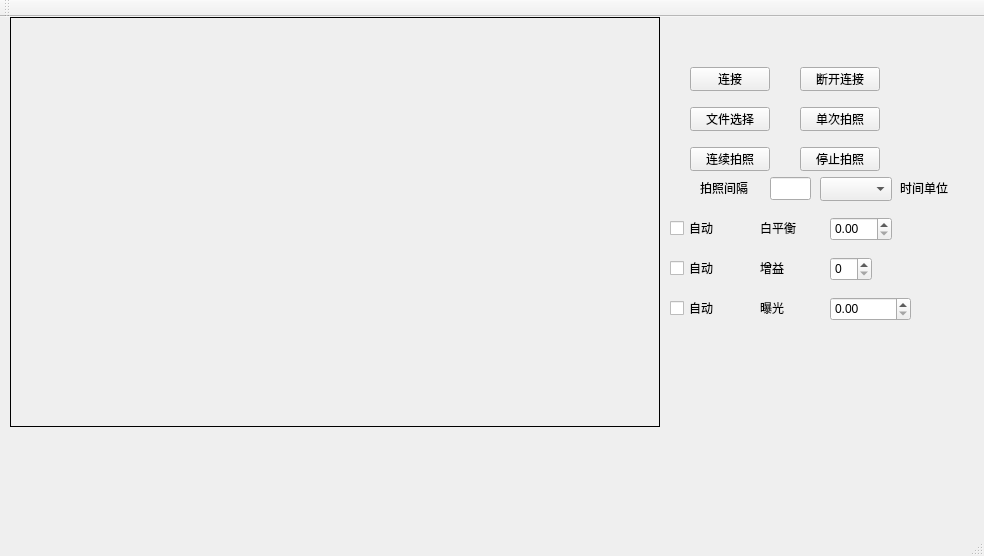
<?xml version="1.0" encoding="UTF-8"?>
<ui version="4.0">
 <class>OMRON_demoClass</class>
 <widget class="QMainWindow" name="OMRON_demoClass">
  <property name="geometry">
   <rect>
    <x>0</x>
    <y>0</y>
    <width>984</width>
    <height>556</height>
   </rect>
  </property>
  <property name="windowTitle">
   <string>OMRON_demo</string>
  </property>
  <widget class="QWidget" name="centralWidget">
   <widget class="QPushButton" name="ConnectBtn">
    <property name="geometry">
     <rect>
      <x>690</x>
      <y>50</y>
      <width>80</width>
      <height>24</height>
     </rect>
    </property>
    <property name="text">
     <string>连接</string>
    </property>
   </widget>
   <widget class="QLabel" name="displayLabel">
    <property name="geometry">
     <rect>
      <x>10</x>
      <y>0</y>
      <width>650</width>
      <height>410</height>
     </rect>
    </property>
    <property name="frameShape">
     <enum>QFrame::Panel</enum>
    </property>
    <property name="text">
     <string/>
    </property>
   </widget>
   <widget class="QPushButton" name="DisconnectBtn">
    <property name="geometry">
     <rect>
      <x>800</x>
      <y>50</y>
      <width>80</width>
      <height>24</height>
     </rect>
    </property>
    <property name="text">
     <string>断开连接</string>
    </property>
   </widget>
   <widget class="QDoubleSpinBox" name="whiteBalanceDoubleSpinBox">
    <property name="geometry">
     <rect>
      <x>830</x>
      <y>200</y>
      <width>62</width>
      <height>24</height>
     </rect>
    </property>
   </widget>
   <widget class="QDoubleSpinBox" name="exposureDoubleSpinBox">
    <property name="geometry">
     <rect>
      <x>830</x>
      <y>280</y>
      <width>81</width>
      <height>24</height>
     </rect>
    </property>
   </widget>
   <widget class="QLabel" name="label">
    <property name="geometry">
     <rect>
      <x>760</x>
      <y>200</y>
      <width>71</width>
      <height>21</height>
     </rect>
    </property>
    <property name="text">
     <string>白平衡</string>
    </property>
   </widget>
   <widget class="QLabel" name="label_2">
    <property name="geometry">
     <rect>
      <x>760</x>
      <y>240</y>
      <width>71</width>
      <height>21</height>
     </rect>
    </property>
    <property name="text">
     <string>增益</string>
    </property>
   </widget>
   <widget class="QLabel" name="label_3">
    <property name="geometry">
     <rect>
      <x>760</x>
      <y>280</y>
      <width>71</width>
      <height>21</height>
     </rect>
    </property>
    <property name="text">
     <string>曝光</string>
    </property>
   </widget>
   <widget class="QSpinBox" name="gainSpinBox">
    <property name="geometry">
     <rect>
      <x>830</x>
      <y>240</y>
      <width>42</width>
      <height>24</height>
     </rect>
    </property>
   </widget>
   <widget class="QCheckBox" name="AWB_btn">
    <property name="geometry">
     <rect>
      <x>670</x>
      <y>200</y>
      <width>81</width>
      <height>22</height>
     </rect>
    </property>
    <property name="text">
     <string>自动</string>
    </property>
   </widget>
   <widget class="QCheckBox" name="AGC_btn">
    <property name="geometry">
     <rect>
      <x>670</x>
      <y>240</y>
      <width>81</width>
      <height>22</height>
     </rect>
    </property>
    <property name="text">
     <string>自动</string>
    </property>
   </widget>
   <widget class="QCheckBox" name="AE_btn">
    <property name="geometry">
     <rect>
      <x>670</x>
      <y>280</y>
      <width>81</width>
      <height>22</height>
     </rect>
    </property>
    <property name="text">
     <string>自动</string>
    </property>
   </widget>
   <widget class="QPushButton" name="pathbtn">
    <property name="geometry">
     <rect>
      <x>690</x>
      <y>90</y>
      <width>80</width>
      <height>24</height>
     </rect>
    </property>
    <property name="text">
     <string>文件选择</string>
    </property>
   </widget>
   <widget class="QPushButton" name="captureSinglebtn">
    <property name="geometry">
     <rect>
      <x>800</x>
      <y>90</y>
      <width>80</width>
      <height>24</height>
     </rect>
    </property>
    <property name="text">
     <string>单次拍照</string>
    </property>
   </widget>
   <widget class="QPushButton" name="startcapturebtn">
    <property name="geometry">
     <rect>
      <x>690</x>
      <y>130</y>
      <width>80</width>
      <height>24</height>
     </rect>
    </property>
    <property name="text">
     <string>连续拍照</string>
    </property>
   </widget>
   <widget class="QLabel" name="label_4">
    <property name="geometry">
     <rect>
      <x>700</x>
      <y>160</y>
      <width>71</width>
      <height>21</height>
     </rect>
    </property>
    <property name="text">
     <string>拍照间隔</string>
    </property>
   </widget>
   <widget class="QLineEdit" name="timelineEdit">
    <property name="geometry">
     <rect>
      <x>770</x>
      <y>160</y>
      <width>41</width>
      <height>23</height>
     </rect>
    </property>
   </widget>
   <widget class="QComboBox" name="unitcomboBox">
    <property name="geometry">
     <rect>
      <x>820</x>
      <y>160</y>
      <width>72</width>
      <height>24</height>
     </rect>
    </property>
   </widget>
   <widget class="QPushButton" name="stopcapturebtn">
    <property name="geometry">
     <rect>
      <x>800</x>
      <y>130</y>
      <width>80</width>
      <height>24</height>
     </rect>
    </property>
    <property name="text">
     <string>停止拍照</string>
    </property>
   </widget>
   <widget class="QLabel" name="label_5">
    <property name="geometry">
     <rect>
      <x>900</x>
      <y>160</y>
      <width>71</width>
      <height>21</height>
     </rect>
    </property>
    <property name="text">
     <string>时间单位</string>
    </property>
   </widget>
  </widget>
  <widget class="QMenuBar" name="menuBar">
   <property name="geometry">
    <rect>
     <x>0</x>
     <y>0</y>
     <width>984</width>
     <height>21</height>
    </rect>
   </property>
  </widget>
  <widget class="QToolBar" name="mainToolBar">
   <attribute name="toolBarArea">
    <enum>TopToolBarArea</enum>
   </attribute>
   <attribute name="toolBarBreak">
    <bool>false</bool>
   </attribute>
  </widget>
  <widget class="QStatusBar" name="statusBar"/>
 </widget>
 <layoutdefault spacing="6" margin="11"/>
 <resources>
  <include location="OMRON_demo.qrc"/>
 </resources>
 <connections/>
</ui>
